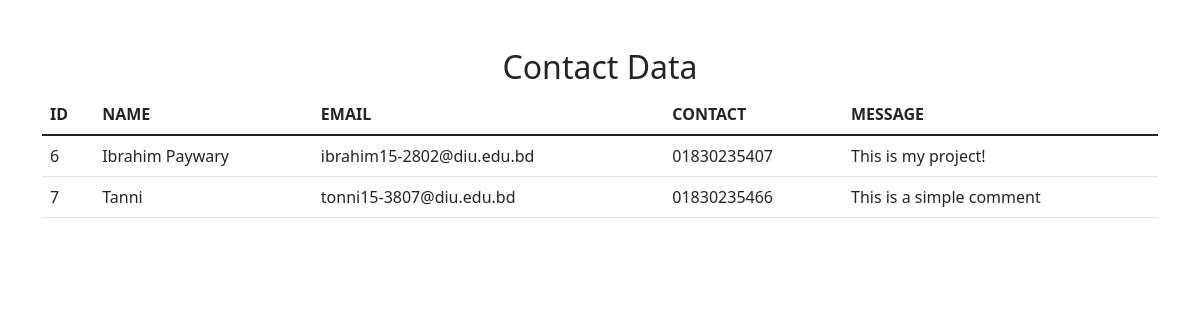
The app's page /data/ with its own data.
### strore_app/models.py (models this page shows, shortened)
class contact(models.Model):
    name = models.CharField(max_length=100)
    email = models.EmailField(max_length=100)
    message  = models.CharField(max_length=500)
    phone=models.CharField(max_length=100)
    subject=models.CharField(max_length=30)

### strore_app/views.py (the view)
# urls.py: path('data/',views.show_data,name='data'),
def show_data(request) :
        data=contact.objects.all()
        return render(request,'show_data.html',{"contact":data})

### templates/show_data.html (shortened to what this page needs)
<!doctype html>
<html lang="en">
  <head>
    <link href="https://cdn.jsdelivr.net/npm/bootstrap@5.1.3/dist/css/bootstrap.min.css" rel="stylesheet">
  </head>
  <body>
    <div class="container">
        <h2 class="text-center mt-5" >Contact Data</h2>
    </div>
    <div class="container">
        <table class="table">
            <thead>
              <tr>
                <th scope="col">ID</th>
                <th scope="col">NAME</th>
                <th scope="col">EMAIL</th>
                <th scope="col">CONTACT</th>
                <th scope="col">MESSAGE</th>
              </tr>
            </thead>
            <tbody>
              {% for getdata in contact   %}
              <tr>
                <td>{{getdata.id}}</td>
                <td>{{getdata.name}}</td>
                <td>{{getdata.email}}</td>
                <td>{{getdata.phone}}</td>
                <td>{{getdata.message}}</td>
              </tr>
              {% endfor %}
            </tbody>
          </table>
    </div>
  </body>
</html>

### records on screen
contact: id "6", name "Ibrahim Paywary", email "ibrahim15-2802@diu.edu.bd", phone "01830235407", message "This is my project!"
contact: id "7", name "Tanni", email "tonni15-3807@diu.edu.bd", phone "01830235466", message "This is a simple comment"
